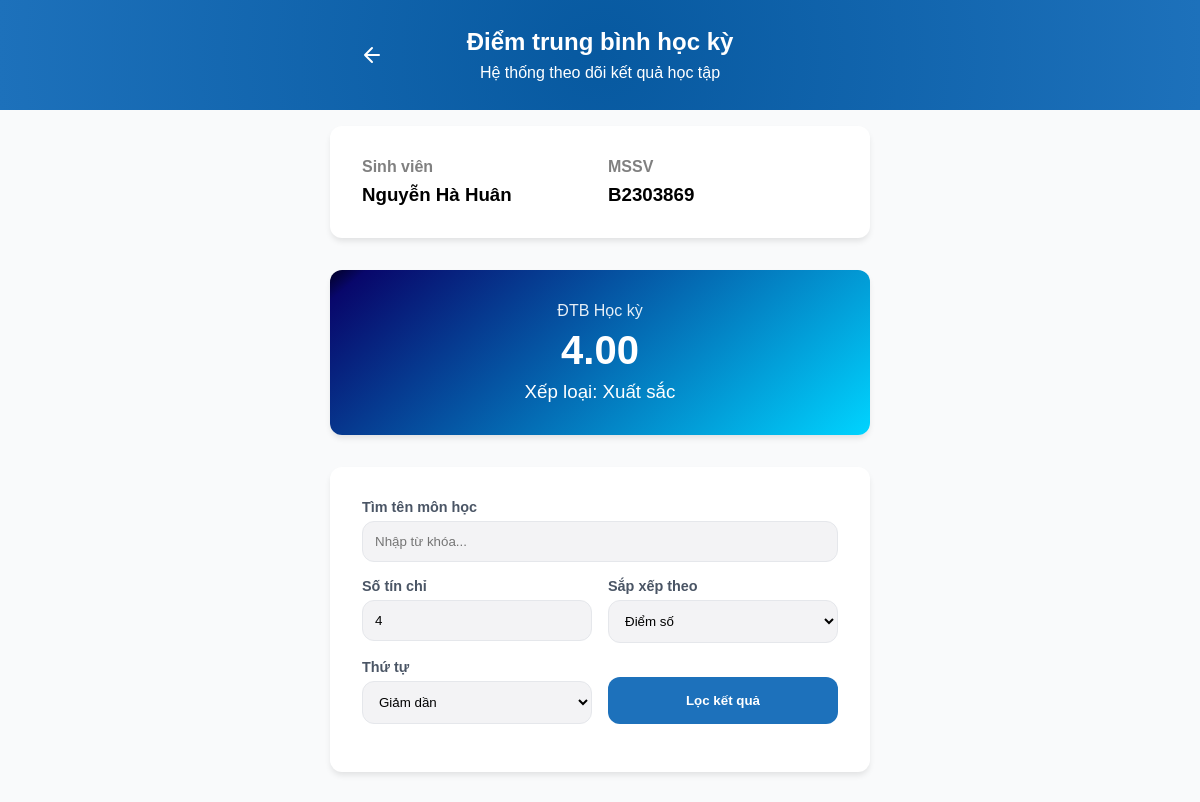
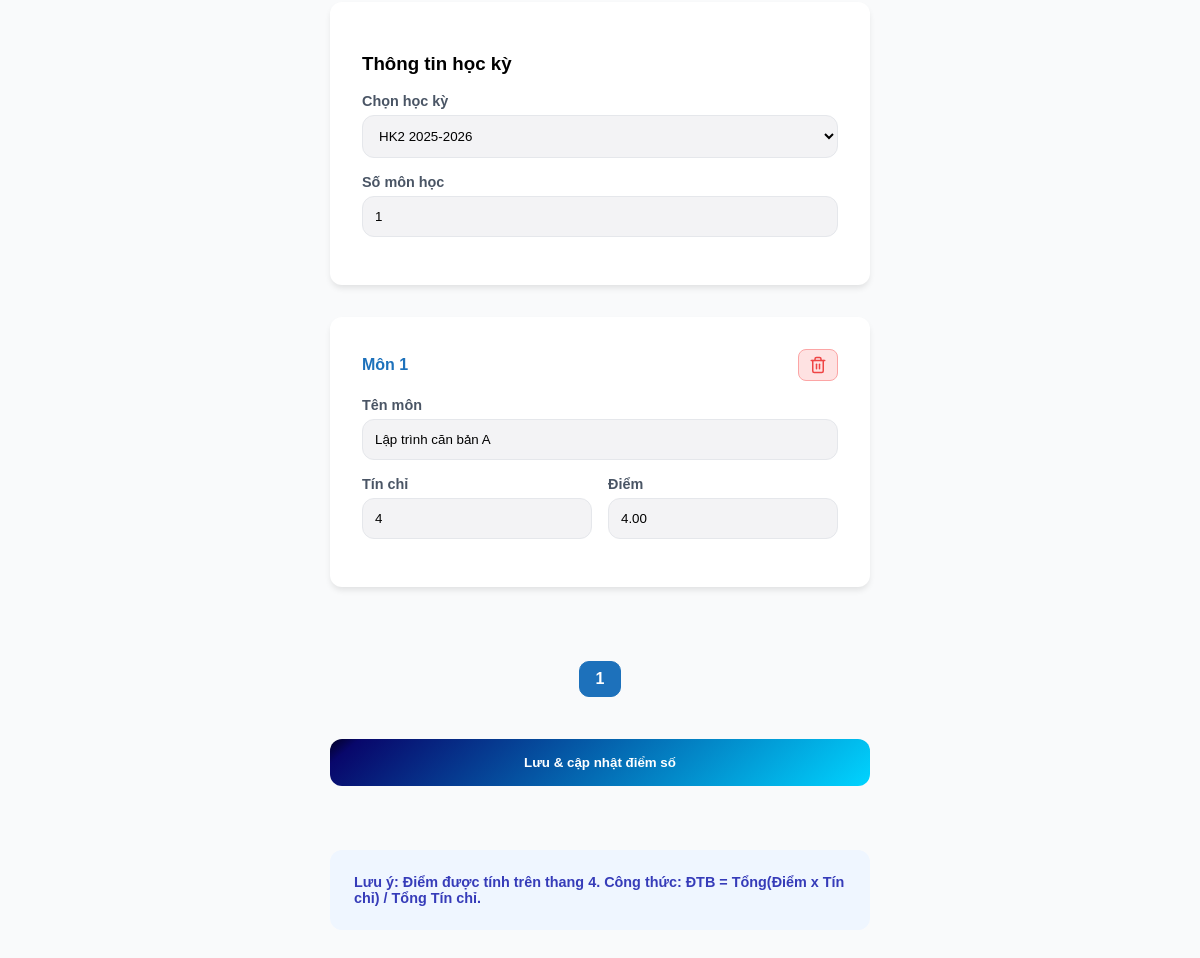
The app's page /score-page.php?c=4 (signed in) with its own data (2 pictures, top to bottom).
### tables this page shows
CREATE TABLE `semesters` (
  `id` int NOT NULL AUTO_INCREMENT,
  `semester_name` varchar(50) NOT NULL,
  `user_id` int NOT NULL,
  PRIMARY KEY (`id`),
  CONSTRAINT `fk_semester_user` FOREIGN KEY (`user_id`) REFERENCES `users` (`id`) ON DELETE CASCADE
);

CREATE TABLE `courses` (
  `id` int NOT NULL AUTO_INCREMENT,
  `course_name` varchar(100) NOT NULL,
  `credits` int DEFAULT '0',
  `score` decimal(5,2) DEFAULT '0.00',
  `semester_id` int NOT NULL,
  PRIMARY KEY (`id`),
  CONSTRAINT `fk_course_semester` FOREIGN KEY (`semester_id`) REFERENCES `semesters` (`id`) ON DELETE CASCADE
);

### src/services/ScoreService.php (called while the page is built, shortened)
<?php
require_once __DIR__ . '/../repositories/ScoreRepository.php';
class ScoreService
{
    private $scoreRepo;
    public function __construct()
    {
        $this->scoreRepo = new ScoreRepository();
    }
    public function getScorePageData($userId, $options)
    {
        $semester = $options['semester'] ?? 'HK2 2025-2026';
        $searchName = $options['q'] ?? '';
        $searchCredit = (isset($options['c']) && $options['c'] !== '') ? intval($options['c']) : null;
        $sortBy = in_array($options['sort'] ?? '', ['score', 'credits']) ? $options['sort'] : 'c.id';
        $sortOrder = strtoupper($options['order'] ?? '') === 'ASC' ? 'ASC' : 'DESC';
        $limit = 5;
        $page = max(1, intval($options['page'] ?? 1));
        $offset = ($page - 1) * $limit;
        $courses = $this->scoreRepo->getCourses($userId, $semester, $searchName, $searchCredit, $sortBy, $sortOrder, $limit, $offset);
        $totalItems = $this->scoreRepo->countCourses($userId, $semester, $searchName, $searchCredit);
        $totalWeight = 0;
        $totalCredits = 0;
        foreach ($courses as $c) {
            $totalWeight += ($c['score'] * $c['credits']);
            $totalCredits += $c['credits'];
        }
        $gpa = ($totalCredits > 0) ? round($totalWeight / $totalCredits, 2) : 0;
        return [
            'courses' => $courses,
            'total_pages' => ceil($totalItems / $limit),
            'current_page' => $page,
            'gpa' => $gpa,
            'semester' => $semester
        ];
    }
}
?>

### src/repositories/ScoreRepository.php (called while the page is built, shortened)
<?php
include_once __DIR__ . "/../includes/connect-db.php";
class ScoreRepository
{
    public function getCourses($userId, $semester, $searchName, $searchCredit, $sortBy, $sortOrder, $limit, $offset)
    {
        global $conn;
        $where = ["s.user_id = ?"];
        $params = [$userId];
        $types = "i";
        if ($semester !== 'Tất cả') {
            $where[] = "s.semester_name = ?";
            $params[] = $semester;
            $types .= "s";
        }
        if ($searchCredit !== null) {
            $where[] = "c.credits = ?";
            $params[] = $searchCredit;
            $types .= "i";
        }
        $whereSql = implode(" AND ", $where);
        $sql = "SELECT c.*, s.semester_name
                FROM courses c
                JOIN semesters s ON c.semester_id = s.id
                WHERE $whereSql
                ORDER BY $sortBy $sortOrder
                LIMIT ? OFFSET ?";
        $params[] = $limit;
        $params[] = $offset;
        $types .= "ii";
        $stmt = $conn->prepare($sql);
        $stmt->bind_param($types, ...$params);
        $stmt->execute();
        return $stmt->get_result()->fetch_all(MYSQLI_ASSOC);
    }
    public function countCourses($userId, $semester, $searchName, $searchCredit)
    {
        global $conn;
        $where = ["s.user_id = ?"];
        $params = [$userId];
        $types = "i";
        if ($semester !== 'Tất cả') {
            $where[] = "s.semester_name = ?";
            $params[] = $semester;
            $types .= "s";
        }
        if ($searchCredit !== null) {
            $where[] = "c.credits = ?";
            $params[] = $searchCredit;
            $types .= "i";
        }
        $whereSql = implode(" AND ", $where);
        $sql = "SELECT COUNT(*) as total FROM courses c JOIN semesters s ON c.semester_id = s.id WHERE $whereSql";
        $stmt = $conn->prepare($sql);
        $stmt->bind_param($types, ...$params);
        $stmt->execute();
        return $stmt->get_result()->fetch_assoc()['total'];
    }
}

### src/score-page.php (the view, shortened to what this page needs)
<?php
require_once __DIR__ . '/services/ScoreService.php';
$scoreService = new ScoreService();
$data = $scoreService->getScorePageData($_SESSION['user_id'], $_GET);
$selected_semester = $data['semester'];
$is_all_mode = ($selected_semester === 'Tất cả');
$final_score = $data['gpa'];
$total_pages = $data['total_pages'];
$current_page = $data['current_page'];
$display_courses = array_map(function ($c) {
  return [
    'id' => $c['id'] ?? null,
    'name' => $c['course_name'] ?? '',
    'credits' => $c['credits'] ?? 0,
    'score' => $c['score'] ?? 0
  ];
}, $data['courses']);
$all_data = $display_courses;
$u_info = [
  'full_name' => $_SESSION['full_name'] ?? 'Sinh viên',
  'student_id' => $_SESSION['student_id'] ?? 'N/A'
];
$items_per_page = 5;
$offset = ($current_page - 1) * $items_per_page;
function build_url($p)
{
  global $selected_semester;
  $q = $_GET['q'] ?? '';
  $c = $_GET['c'] ?? '';
  $sort = $_GET['sort'] ?? 'c.id';
  $order = $_GET['order'] ?? 'DESC';
  return "score-page.php?semester=" . urlencode($selected_semester) . "&page=$p&q=" . urlencode($q) . "&c=$c&sort=$sort&order=$order";
}
?>
<!DOCTYPE html>
<html lang="vi">
<head>
  <link rel="stylesheet" href="./css/global-style.css" />
  <link rel="stylesheet" href="./css/score-page.css" />
</head>
<body>
  <header>
    <svg onclick="window.location.href='hub-page.php'" class="header-exit-icon" width="24" height="24"
      viewBox="0 0 24 24" fill="none" stroke="currentColor" stroke-width="2" stroke-linecap="round"
      stroke-linejoin="round">
      <path d="M19 12H5M12 19l-7-7 7-7" />
    </svg>
    <h2><?php echo $is_all_mode ? "GPA Tích lũy toàn khóa" : "Điểm trung bình học kỳ"; ?></h2>
    <p>Hệ thống theo dõi kết quả học tập</p>
  </header>
  <div class="flex-container">
    <div class="student-card">
      <div>
        <h4>Sinh viên</h4>
        <h3><?php echo htmlspecialchars($u_info['full_name']); ?></h3>
      </div>
      <div>
        <h4>MSSV</h4>
        <h3><?php echo htmlspecialchars($u_info['student_id']); ?></h3>
      </div>
    </div>
    <div class="total-score">
      <p><?php echo $is_all_mode ? "GPA Tích lũy" : "ĐTB Học kỳ"; ?></p>
      <h2><?php echo number_format($final_score, 2); ?></h2>
      <h3>Xếp loại: <?php
      if ($final_score >= 3.6)
        echo "Xuất sắc";
      elseif ($final_score >= 3.2)
        echo "Giỏi";
      elseif ($final_score >= 2.5)
        echo "Khá";
      elseif ($final_score >= 2.0)
        echo "Trung bình";
      else
        echo "Yếu/Kém";
      ?></h3>
    </div>
    <form method="GET" action="score-page.php" id="filterForm" class="filter-card">
      <div class="input-box">
        <label>Tìm tên môn học</label>
        <input type="text" name="q" value="<?php echo htmlspecialchars($_GET['q'] ?? ''); ?>"
          placeholder="Nhập từ khóa...">
      </div>
      <div class="filter-grid">
        <div class="input-box"><label>Số tín chỉ</label><input type="number" name="c" min="0"
            value="<?php echo htmlspecialchars($_GET['c'] ?? ''); ?>"></div>
        <div class="input-box"><label>Sắp xếp theo</label>
          <select name="sort">
            <option value="score" <?php echo ($_GET['sort'] ?? '') == 'score' ? 'selected' : ''; ?>>Điểm số</option>
          </select>
        </div>
      </div>
      <div class="filter-grid">
        <div class="input-box"><label>Thứ tự</label>
          <select name="order">
            <option value="DESC" <?php echo strtoupper($_GET['order'] ?? '') == 'DESC' ? 'selected' : ''; ?>>Giảm dần
            </option>
          </select>
        </div>
        <div class="input-box" style="display:flex; align-items:flex-end;">
          <button type="submit" class="apply-btn">Lọc kết quả</button>
        </div>
      </div>
    </form>
    <form method="POST" action="./services/ScoreService.php" class="flex-container" style="width:100%; margin-top:0;">
      <div class="semester-card">
        <h3>Thông tin học kỳ</h3>
        <div class="input-box">
          <label>Chọn học kỳ</label>
          <select onchange="window.location.href='score-page.php?semester=' + this.value">
            <?php foreach (["HK2 2025-2026", "HK3 2025-2026", "HK1 2026-2027", "HK2 2026-2027", "HK3 2026-2027"] as $opt): ?>
              <option value="<?php echo $opt; ?>" <?php echo ($opt == $selected_semester) ? 'selected' : ''; ?>>
                <?php echo $opt; ?>
              </option>
            <?php endforeach; ?>
          </select>
        </div>
        <?php if (!$is_all_mode): ?>
          <div class="input-box"><label>Số môn học</label><input type="number" id="courseCount" min="0"
              value="<?php echo count($all_data); ?>"></div>
        <?php endif; ?>
      </div>
      <div id="courseContainer" class="flex-container" style="width:100%; margin-top:0;">
        <?php foreach ($display_courses as $index => $course): ?>
          <div class="course-card">
            <div style="display: flex; justify-content: space-between; align-items: center; margin-bottom: 1rem;">
                <h4 style="color:#1d71bb; margin: 0;">Môn <?php echo $offset + $index + 1; ?></h4>
                <?php if (!$is_all_mode && !empty($course['id'])): ?>
                    <button type="submit" name="delete_course" value="<?php echo $course['id']; ?>" class="delete-btn" onclick="return confirm('Bạn có chắc chắn muốn xóa môn này khỏi dữ liệu?');">
                    </button>
                <?php endif; ?>
            </div>
            <div class="input-box"><label>Tên môn</label><input type="text" name="c_name[]"
                value="<?php echo htmlspecialchars($course['name']); ?>" <?php echo $is_all_mode ? 'readonly' : ''; ?>
                required></div>
            <div class="course-card-details">
              <div class="input-box"><label>Tín chỉ</label><input type="number" name="c_credit[]" min="0"
                  value="<?php echo $course['credits']; ?>" <?php echo $is_all_mode ? 'readonly' : ''; ?> required></div>
              <div class="input-box"><label>Điểm</label><input type="number" step="0.1" min="0" max="4.0" name="c_score[]"
                  value="<?php echo $course['score']; ?>" <?php echo $is_all_mode ? 'readonly' : ''; ?> required></div>
            </div>
          </div>
        <?php endforeach; ?>
      </div>
      <div class="pagination">
        <?php for ($i = 1; $i <= $total_pages; $i++): ?>
          <a href="<?php echo build_url($i); ?>" data-page="<?php echo $i; ?>"
            class="page-link <?php echo ($i == $current_page) ? 'active' : ''; ?>"><?php echo $i; ?></a>
        <?php endfor; ?>
      </div>
      <?php if (!$is_all_mode): ?>
        <button type="submit" name="save_score" class="save-button">Lưu & cập nhật điểm số</button>
      <?php endif; ?>
    </form>
    <div class="note">
      Lưu ý: Điểm được tính trên thang 4. Công thức: ĐTB = Tổng(Điểm x Tín chỉ) / Tổng Tín chỉ.
    </div>
  </div>
</body>
</html>

### src/css/global-style.css (style rules this page uses)
html { font-family: "Readex Pro", sans-serif; margin: 0px; padding: 0px; }
body { margin: 0px; padding: 0px; background: #f9fafb; }

### src/css/score-page.css (style rules this page uses)
* { box-sizing: border-box; }
header { display: flex; flex-direction: column; justify-content: center; align-items: center; background: radial-gradient(circle, #0759a0, #1d71bb); padding: 24px; position: relative; }
header h2, header p { color: white; margin: 4px; padding: 0px; }
.header-exit-icon { position: absolute; left: 30%; stroke: white; cursor: pointer; transition: all 0.2s; }
.flex-container { margin-top: 1rem; display: flex; flex-direction: column; align-items: center; gap: 2rem; padding-bottom: 2rem; }
.student-card, .total-score, .semester-card, .course-card, .filter-card { background: white; box-shadow: 0 4px 6px -1px rgba(0, 0, 0, 0.1); border-radius: 12px; padding: 2rem; width: 45%; max-width: 650px; }
.student-card { display: grid; grid-template-columns: 1fr 1fr; gap: 1rem; }
.student-card h4 { color: gray; margin: 0 0 8px 0; }
.student-card h3 { margin: 0; }
.total-score { color: white; text-align: center; background: linear-gradient(140deg, #020024 0%, #08076b 5%, #00d4ff 100%); }
.total-score p { margin: 0; font-size: 1rem; opacity: 0.9; }
.total-score h2 { margin: 8px 0; font-size: 2.5rem; }
.total-score h3 { margin: 0; font-weight: 500; }
.input-box { width: 100%; margin-bottom: 1rem; }
.input-box label { display: block; font-weight: bold; font-size: 0.9rem; color: #4a5565; margin-bottom: 6px; }
.input-box input, .input-box select { background: #f3f3f5; border: 1px solid #e5e7eb; padding: 12px; border-radius: 12px; width: 100%; font-family: inherit; outline: none; }
.filter-grid, .course-card-details { display: grid; grid-template-columns: 1fr 1fr; gap: 1rem; width: 100%; }
.save-button, .apply-btn { width: 100%; padding: 1rem; background: #1d71bb; border: none; border-radius: 12px; color: white; font-weight: bold; cursor: pointer; transition: all 0.2s; }
.save-button { width: 45%; background: linear-gradient(140deg, #020024 0%, #08076b 5%, #00d4ff 100%); }
.pagination { display: flex; gap: 8px; margin: 10px 0; justify-content: center; }
.page-link { padding: 8px 16px; background: white; border-radius: 10px; text-decoration: none; color: #1d71bb; border: 1px solid #e5e7eb; font-weight: bold; }
.page-link.active { background: #1d71bb; color: white; border-color: #1d71bb; }
.note { width: 45%; padding: 1.5rem; background: #eff6ff; border-radius: 12px; color: #363cb9; font-weight: 600; font-size: 0.9rem; }
.delete-btn { background-color: #fee2e2; color: #ef4444; border: 1px solid #fca5a5; padding: 6px 10px; border-radius: 8px; cursor: pointer; display: flex; align-items: center; justify-content: center; transition: all 0.2s; }

### records on screen
semesters: semester_name "HK2 2025-2026"
courses: index "1", $course['id'] 2 (drawn), course_name "Lập trình căn bản A", credits "4", score "4.00"

### other values on screen
$u_info['full_name'] "Nguyễn Hà Huân"
$u_info['student_id'] "B2303869"
$final_score "4.00"
